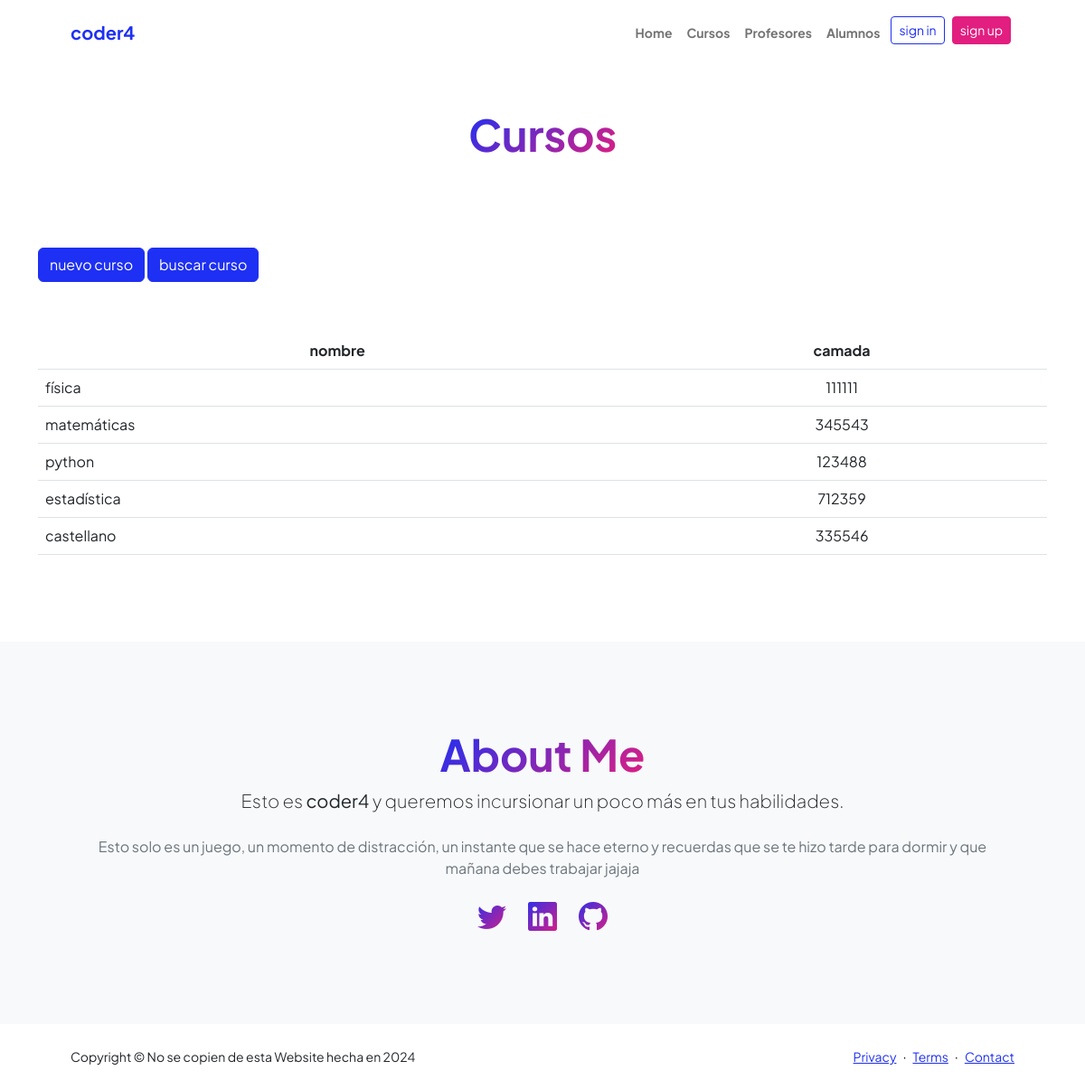
Screenshot of /AppCoderH/ver_cursos with the database file from the repository.
### AppCoderH/models.py (models this page shows, shortened)
class Curso(models.Model):
    nombre = models.CharField(max_length=40)
    camada = models.IntegerField()

### AppCoderH/views.py (the view)
# urls.py: path("ver_cursos", views.ver_cursos, name="cursos"),
def ver_cursos(request):
    cursos = Curso.objects.all()
    avatares = Avatar.objects.filter(user=request.user.id)
    return render(request , "ver_cursos.html", {"cursos": cursos,"url":avatares[0].imagen.url if avatares.exists () else None})

### AppCoderH/templates/ver_cursos.html (shortened to what this page needs)
{% extends 'padre.html' %}
{% load static %}
{% block contenido %}
    <main>
        <section>
            <div class="container px-5 my-5">
                <div class="text-center mb-5">
                    <h1 class="display-5 fw-bolder mb-0"><span class="text-gradient d-inline">Cursos</span></h1>
                </div>
            </div>
        </section>
        <section class="container">
            <a href="formulario_cursos" class="btn btn-primary">nuevo curso</a>
            <a href="buscar_curso" class="btn btn-primary">buscar curso</a>
            <div><br><br></div>
            <div class="table-responsive py-2">
                <table class="table">
                    <thead class="text-center">
                        <tr>
                            <th>nombre</th>
                            <th>camada</th>
                        </tr>
                    </thead>
                    <tbody>
                        {% for n in cursos %}
                        <tr>
                            <td>{{n.nombre}}</td>
                            <td class="text-center">{{n.camada}}</td>
                        </tr>
                        {% endfor %}
                    </tbody>
                </table>
            </div>
        </section>
    </main>
{% endblock %}

### rows the page displays
Curso: nombre "física", camada "111111"
Curso: nombre "matemáticas", camada "345543"
Curso: nombre "python", camada "123488"
Curso: nombre "estadística", camada "712359"
Curso: nombre "castellano", camada "335546"
